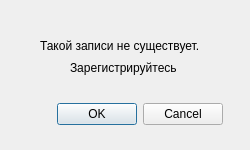
<?xml version="1.0" encoding="UTF-8"?>
<ui version="4.0">
 <class>Form</class>
 <widget class="QWidget" name="Form">
  <property name="geometry">
   <rect>
    <x>0</x>
    <y>0</y>
    <width>250</width>
    <height>150</height>
   </rect>
  </property>
  <property name="windowTitle">
   <string>Form</string>
  </property>
  <widget class="QDialogButtonBox" name="buttonBox">
   <property name="geometry">
    <rect>
     <x>30</x>
     <y>100</y>
     <width>193</width>
     <height>28</height>
    </rect>
   </property>
   <property name="standardButtons">
    <set>QDialogButtonBox::Cancel|QDialogButtonBox::Ok</set>
   </property>
  </widget>
  <widget class="QLabel" name="label">
   <property name="geometry">
    <rect>
     <x>40</x>
     <y>30</y>
     <width>171</width>
     <height>31</height>
    </rect>
   </property>
   <property name="text">
    <string>Такой записи не существует.</string>
   </property>
  </widget>
  <widget class="QLabel" name="label_2">
   <property name="geometry">
    <rect>
     <x>70</x>
     <y>60</y>
     <width>111</width>
     <height>16</height>
    </rect>
   </property>
   <property name="text">
    <string>Зарегистрируйтесь </string>
   </property>
  </widget>
 </widget>
 <resources/>
 <connections/>
</ui>
